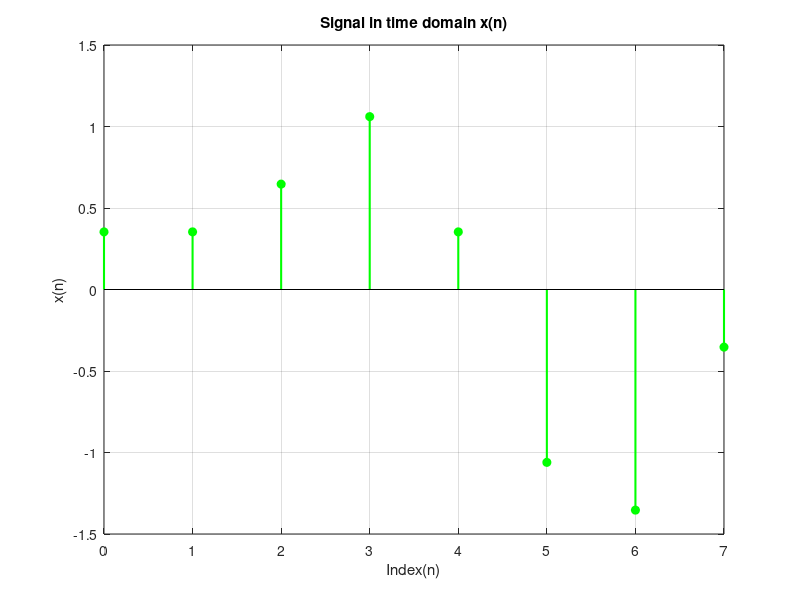

This figure's MATLAB source:
close all,clear all;clc;
Xk=[0, -4i, 1.414+1.414i, 0, 0, 0, 1.414-1.414i, 4i];
N=8;
n=[0:1:N-1];
k=[0:1:N-1];

WN=exp(-j*2*pi/N);

nk=n'*k;

WNnk=WN.^nk;
B=conj(WNnk);
Xk_inv=Xk.';
Xn=(1/N)*(Xk)*B
figure;
stem(n,Xn,'filled','g','LineWidth',1.5)
xlabel('Index(n)'),ylabel('x(n)'),title('Signal in time domain x(n)'),grid;